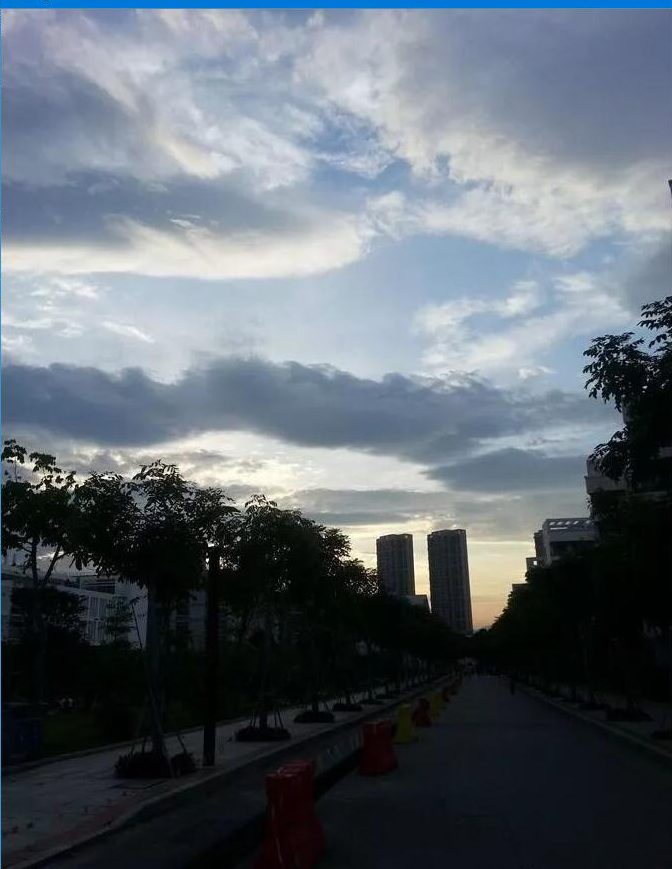
#> input picture Original picture.png, 672 x 869 px
$ python main.py
#> lines starting #> are read from the running program, lines starting #| are printed output that depends on the picture
import cv2 as cv
import numpy as np


def contrast_image_correction(img_dir):
    # 读取图片并将长宽高减半
#> called with img_dir = 'Original picture.png'
    src = cv.imread(img_dir)
#> src is the input picture: shape (869, 672, 3); mean B, G, R 112.4, 103.8, 95.3
    h, w, _ = src.shape
#> h = 869; w = 672
    h, w = h // 4 * 2, w // 4 * 2
#> h = 434; w = 336
    src = cv.resize(src, (w, h))
#> src: shape (434, 336, 3)
    cv.imshow('Original picture', src)

    old_y = cv.cvtColor(src, cv.COLOR_BGRA2YUV_I420)
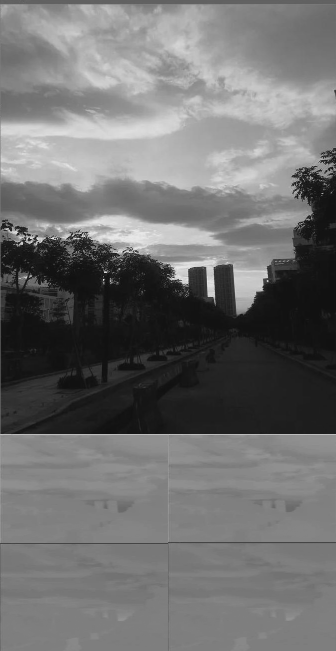
#> old_y: shape (651, 336); min 16, max 233, mean 111.9
    temp = cv.bilateralFilter(old_y, 9, 50, 50)
    dst = np.zeros((h, w, 3))

    # 类型转化, 否则后续赋值会出现溢出
    src = src.astype(np.int16)
    old_y = old_y.astype(np.int16)
    temp = temp.astype(np.int16)
    dst = dst.astype(np.int16)

    # temp数组赋值
    for i in range(h):
        for j in range(w):
            exp = 2 ** ((128 - (255 - temp[i][j])) / 128.0)
            value = int(255 * ((old_y[i][j] / 255.0) ** exp))
            temp[i][j] = value
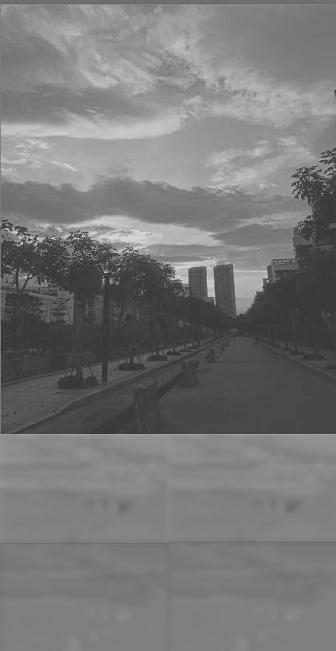
#> temp: shape (651, 336) int16; min 42, max 222, mean 118.9

    # dst数组赋值
    for i in range(h):
        for j in range(w):
            if old_y[i][j] == 0:
                for k in range(3):
                    dst[i][j][k] = 0
            else:
                dst[i][j][0] = (int(temp[i][j]) * (src[i][j][0] + old_y[i][j]) / (old_y[i][j]) + (
                    src[i][j][0]) - old_y[i][j]) / 2
                dst[i][j][1] = (int(temp[i][j]) * (src[i][j][1] + old_y[i][j]) / (old_y[i][j]) + (
                    src[i][j][1]) - old_y[i][j]) / 2
                dst[i][j][2] = (int(temp[i][j]) * (src[i][j][2] + old_y[i][j]) / (old_y[i][j]) + (
                    src[i][j][2]) - old_y[i][j]) / 2
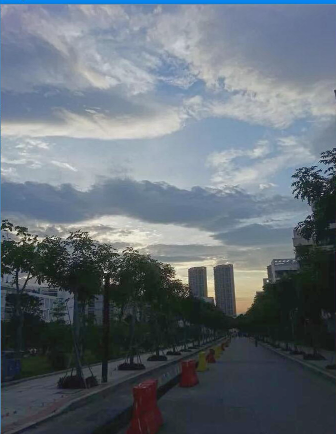
#> dst: shape (434, 336, 3) int16; mean B, G, R 117.8, 109.1, 99.7

    # 展示并保存修改后的突破
    dst = dst.astype(np.uint8)
    cv.imshow('Changed picture', dst)
    cv.waitKey()
    cv.imwrite('Changed picture.jpg', dst)


if __name__ == '__main__':
    image_dir = 'Original picture.png'  # 图片路径
    contrast_image_correction(image_dir)
